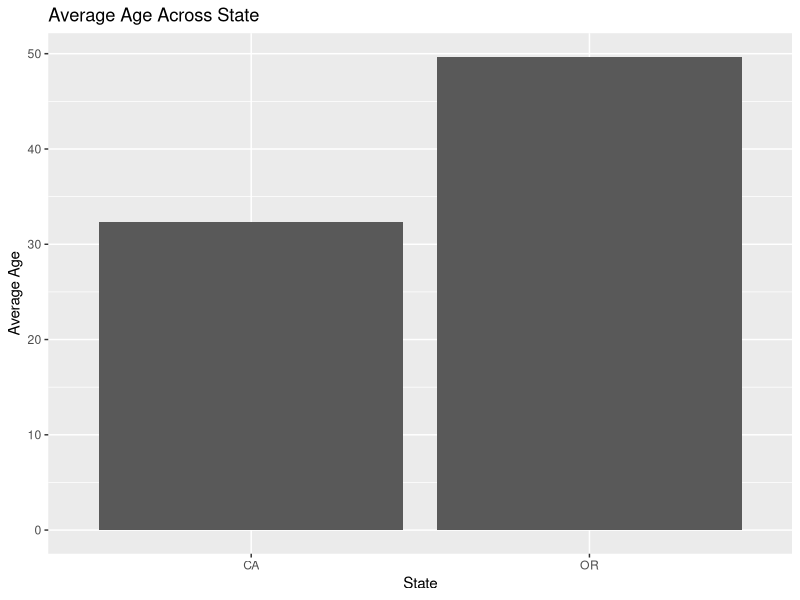
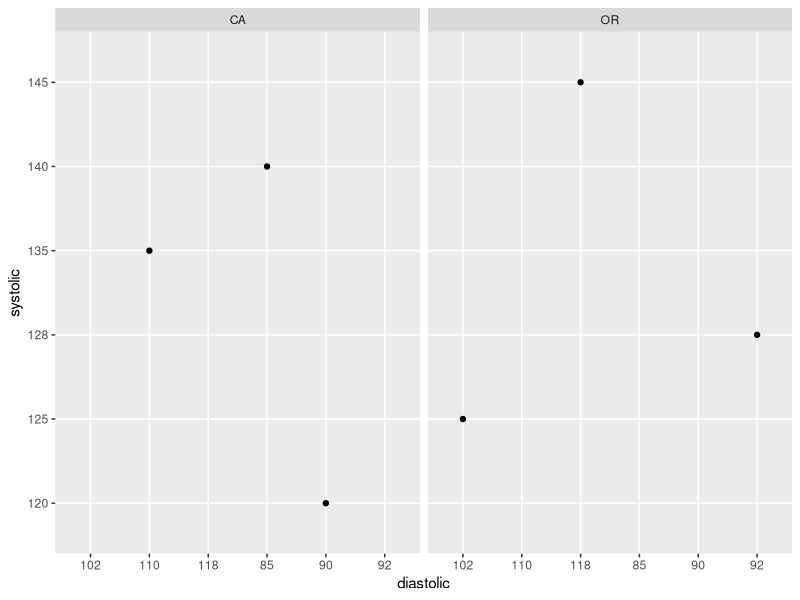

The R source for these figures, in order:
## ---- chunk 1
library(tidyr)
library(ggplot2)
library(dplyr)
## ---- chunk 2
# Some example data
df <- data.frame(id=c("001","002","003","004","005","006"),
                 name=c("Tom Smith","Dee Ford","Mary Russell",
                                     "Frank Jones","Lisa Miller","Don Draper"),
                 age=c(32,43,22,39,50,60),
                 location=c("San Diego,CA","Los Angeles,CA","Monterey,CA",
                             "Portland,OR","Eugene,OR","Salem,OR"),
                 blood_pressure=c("120/90","140/85","135/110","125/102","128/92","145/118"),
                 stringsAsFactors = FALSE)

df
## ---- chunk 3
(split.location <- separate(df,col=location,into=c("city","state"),sep=","))
## ---- chunk 4
split.location %>% group_by(state) %>% summarize(ave=mean(age))
## ---- chunk 5
split.location %>% group_by(state) %>% 
  summarize(ave=mean(age)) %>% 
  ggplot(aes(x=state,y=ave)) + geom_bar(stat="identity") + 
  ggtitle("Average Age Across State") + ylab("Average Age") + xlab("State")
## ---- chunk 6
(split.location.bp <- split.location %>% 
  separate(col=blood_pressure,into=c("systolic","diastolic"),sep="\\/"))
## ---- chunk 7
split.location.bp %>% ggplot(aes(x=diastolic,systolic)) + geom_point() + facet_wrap(~state)
